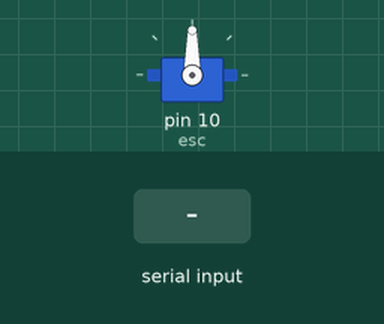
Simulated run of this sketch. Board: Arduino Uno, built with avr-gcc and run on an emulated ATmega328P. Shown: servo. The test bench sets the inputs (shaded band).

Above: at 4.2 s.
4.3 s: "1" received over the second serial link
At 5.5 s:
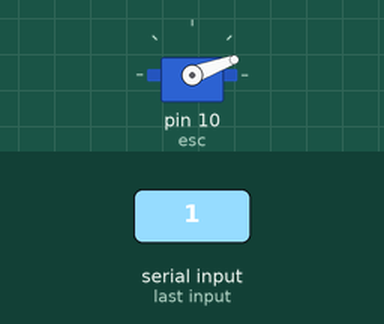
5.8 s: "0" received over the second serial link
At 6.8 s:
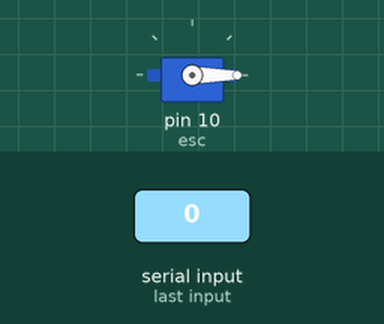
7.3 s: "2" received over the second serial link
At 7.9 s:
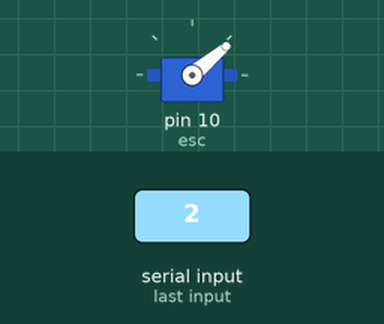
Timing chart, 0 to 10.3 s (numbered marks = the images above; inputs shaded):
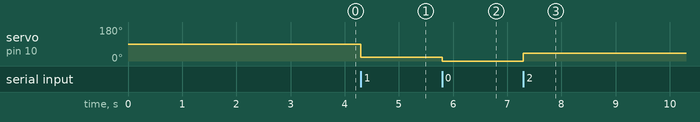

Measured:
- after the input at 4.3 s, servo on pin 10 (esc): 90° → 20° at once
- after the input at 5.8 s, servo on pin 10 (esc): 20° → 0° at once
- after the input at 7.3 s, servo on pin 10 (esc): 0° → 40° at once

The sketch:

Control_BLDC_Speed.ino
```cpp
#include <Servo.h>
#include <SoftwareSerial.h>

SoftwareSerial mySerial(0, 1);
Servo esc; // declare motor as esc

void setup() {
  mySerial.begin(9600);
  esc.attach(10); // motor signal pin attached to pin 10
  esc.write(90);  // initial throttle value of motor, adjust as needed
  delay(3000);    // delay for 3 sec
}

void loop() {
  if (mySerial.available()) {
    char x = mySerial.read();

    // Manually map the received value to a range suitable for your servo
    int mappedValue = map(x, '0', '9', 0, 180); // adjust the range as needed

    // Use write to set the servo position
    esc.write(mappedValue);
  }
}
```
